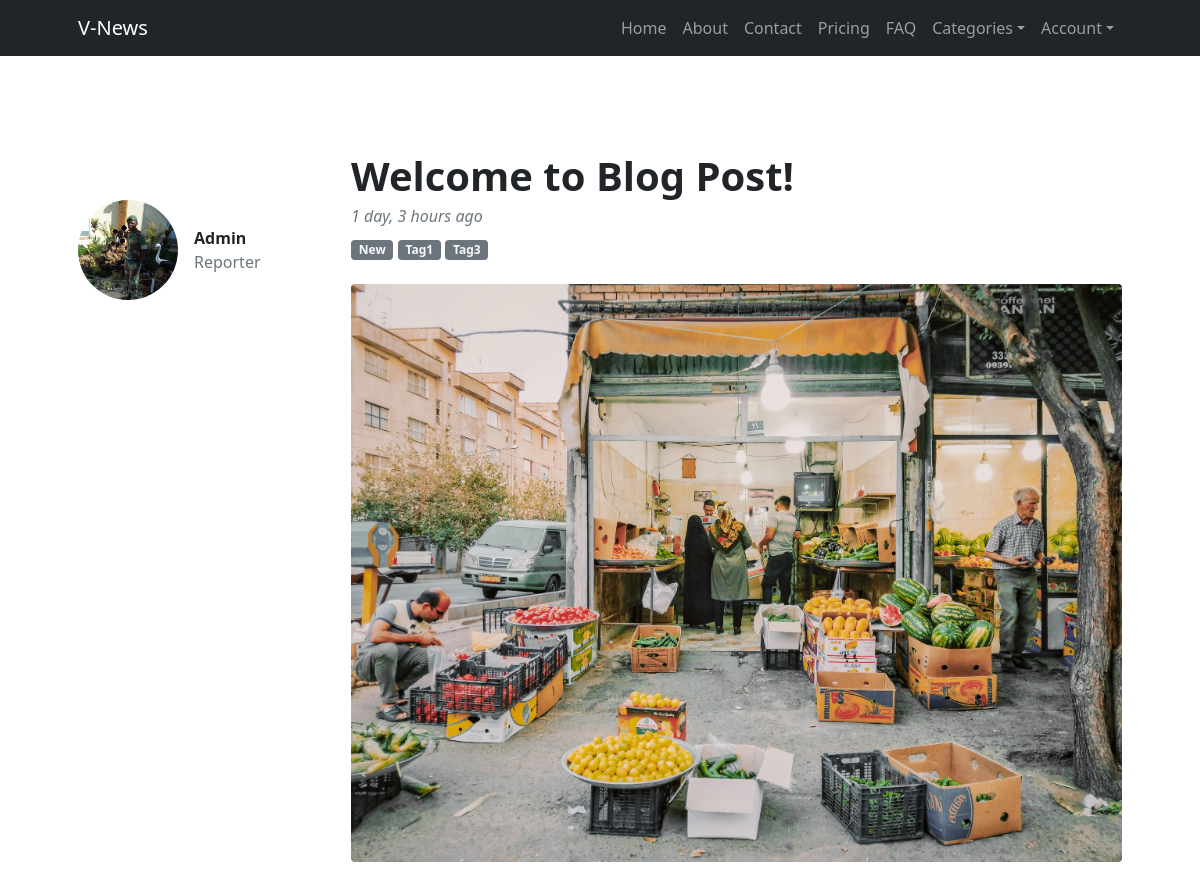
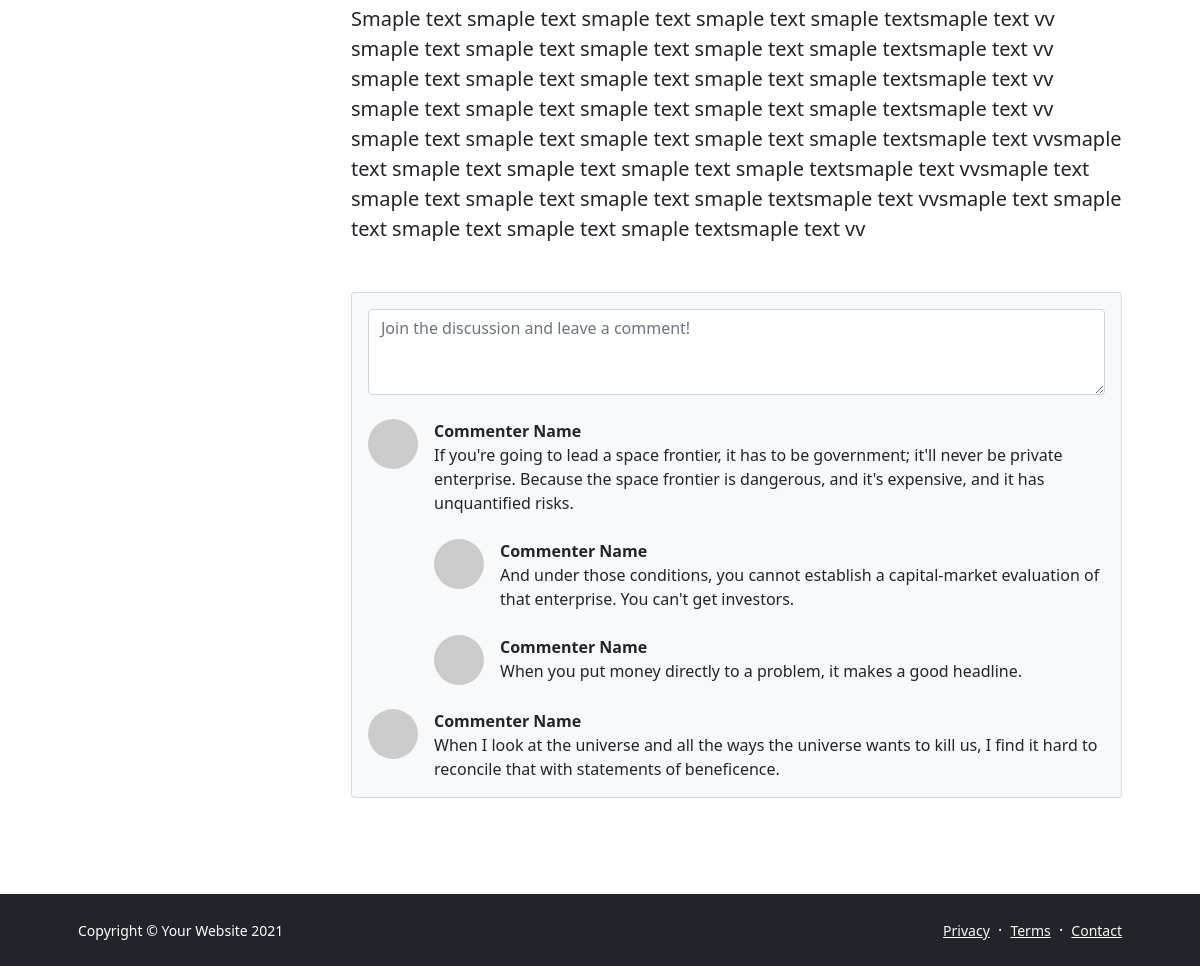
Screenshot of /articles/article/adminprices-go-down-at-the-market/ with the database file from the repository (2 pictures, top to bottom).
### articles/models.py (models this page shows, shortened)
class Article(models.Model):
    user = models.ForeignKey(User, related_name='articles', on_delete=models.CASCADE)
    category = models.ForeignKey(Category, related_name='articles', on_delete=models.CASCADE)
    tags = models.ManyToManyField(Tag, related_name='articles',)
    image = models.ImageField(default='article_images/default.png', upload_to='article_images')
    video = models.FileField(blank=True, null=True, upload_to='article_videos')
    slug = models.SlugField(unique=True, null=True)
    title = models.CharField(default="", max_length=50)
    content = models.TextField(default="")
    published = models.DateTimeField(auto_now=True, auto_now_add=False)
    date = models.DateField(auto_now=True, auto_now_add=False)
    featured = models.BooleanField(default=False)
    class Meta:
        verbose_name = _("Article")
        verbose_name_plural = _("Articles")

class Tag(models.Model):
    name = models.CharField(default="", max_length=50)
    slug = models.SlugField(unique=True, null=True)
    class Meta:
        verbose_name = _("Tag")
        verbose_name_plural = _("Tags")

### users/models.py (models this page shows, shortened)
class Profile(models.Model):
    user = models.OneToOneField(User, related_name='profile', on_delete=models.CASCADE)
    avatar = models.ImageField(default='avatars/default.png', upload_to='avatars')
    slug = models.SlugField(unique=True, null=True)
    skill = models.CharField(default="", max_length=50)
    class Meta:
        verbose_name = _("profile")
        verbose_name_plural = _("profiles")

### articles/views.py (the view)
# urls.py: path("article/<slug>/", views.ArticleDetailView.as_view(), name="article_detail"),
class ArticleDetailView(DetailView):
    model = Article
    context_object_name = 'article'
    template_name = "article.html"
    def get_context_data(self, **kwargs):
        context = super().get_context_data(**kwargs)
        context["page_title"] = 'article'
        return context

### articles/models.py (called while the page is built)
    def get_absolute_url(self):
        return reverse("stories:category_detail", kwargs={"slug": self.slug})

### home/custom_context_processor.py (called while the page is built)
def engine(request):
    return {
       "site_name": 'v-news',
       'categories': Category.objects.all()
    }

### articles/templates/article.html
{% extends 'base.html' %}
{% block content %}
<section class="py-5">
    <div class="container px-5 my-5">
        <div class="row gx-5">
            <div class="col-lg-3">
                <div class="d-flex align-items-center mt-lg-5 mb-4">
                    <img style="width: 100px;height: 100px;object-fit: cover;" class="img-fluid rounded-circle" src="{{ article.user.profile.avatar.url }}" alt="..." />
                    <div class="ms-3">
                        <div class="fw-bold">{{ article.user.username|title }}</div>
                        <div class="text-muted">{{ article.user.profile.skill|title }}</div>
                    </div>
                </div>
            </div>
            <div class="col-lg-9">
                <article>
                    <header class="mb-4">
                        <h1 class="fw-bolder mb-1">Welcome to Blog Post!</h1>
                        <div class="text-muted fst-italic mb-2">{{ article.published|timesince }} ago </div>
                        {% for t in article.tags.all %}
                        <a class="badge bg-secondary text-decoration-none link-light" href="#!">{{ t.name|title }}</a> {% endfor %}
                    </header>
                    <figure class="mb-4"><img class="img-fluid rounded" src="{{ article.image.url }}" alt="..." /></figure>
                    <section class="mb-5">
                        <p class="fs-5 mb-4">{{ article.content|capfirst }}</p>
                    </section>
                </article>
                <section>
                    <div class="card bg-light">
                        <div class="card-body">
                            <form class="mb-4"><textarea class="form-control" rows="3" placeholder="Join the discussion and leave a comment!"></textarea></form>
                            <div class="d-flex mb-4">
                                <div class="flex-shrink-0"><img class="rounded-circle" src="https://dummyimage.com/50x50/ced4da/6c757d.jpg" alt="..." /></div>
                                <div class="ms-3">
                                    <div class="fw-bold">Commenter Name</div>
                                    If you're going to lead a space frontier, it has to be government; it'll never be private enterprise. Because the space frontier is dangerous, and it's expensive, and it has unquantified risks.
                                    <div class="d-flex mt-4">
                                        <div class="flex-shrink-0"><img class="rounded-circle" src="https://dummyimage.com/50x50/ced4da/6c757d.jpg" alt="..." /></div>
                                        <div class="ms-3">
                                            <div class="fw-bold">Commenter Name</div>
                                            And under those conditions, you cannot establish a capital-market evaluation of that enterprise. You can't get investors.
                                        </div>
                                    </div>
                                    <div class="d-flex mt-4">
                                        <div class="flex-shrink-0"><img class="rounded-circle" src="https://dummyimage.com/50x50/ced4da/6c757d.jpg" alt="..." /></div>
                                        <div class="ms-3">
                                            <div class="fw-bold">Commenter Name</div>
                                            When you put money directly to a problem, it makes a good headline.
                                        </div>
                                    </div>
                                </div>
                            </div>
                            <div class="d-flex">
                                <div class="flex-shrink-0"><img class="rounded-circle" src="https://dummyimage.com/50x50/ced4da/6c757d.jpg" alt="..." /></div>
                                <div class="ms-3">
                                    <div class="fw-bold">Commenter Name</div>
                                    When I look at the universe and all the ways the universe wants to kill us, I find it hard to reconcile that with statements of beneficence.
                                </div>
                            </div>
                        </div>
                    </div>
                </section>
            </div>
        </div>
    </div>
</section>
{% endblock content %}

### rows the page displays
Article: user.profile.avatar (picture), user.username "Admin", user.profile.skill "Reporter", published "1 day, 3 hours", image (picture), content "Smaple text smaple text smaple text smaple text smaple textsmaple text vv smaple text smaple text smaple text smaple text smaple textsmaple text vv smaple text smaple text smaple text smaple text smaple textsmaple text vv smaple text smaple text smaple text smaple text smaple textsmaple text vv smaple text smaple text smaple text smaple text smaple textsmaple text vvsmaple text smaple text smaple text smaple text smaple textsmaple text vvsmaple text smaple text smaple text smaple text smaple textsmaple text vvsmaple text smaple text smaple text smaple text smaple textsmaple text vv"
Tag: name "New"
Tag: name "Tag1"
Tag: name "Tag3"

### other values shown
{{ site_name|title }} "V-News"
